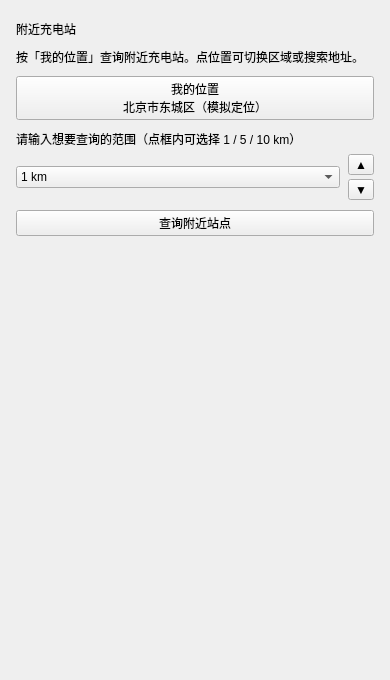
<?xml version="1.0" encoding="UTF-8"?>
<ui version="4.0">
 <class>HomePage</class>
 <widget class="QWidget" name="HomePage">
  <property name="geometry">
   <rect>
    <x>0</x>
    <y>0</y>
    <width>390</width>
    <height>680</height>
   </rect>
  </property>
  <layout class="QVBoxLayout" name="homeLayout">
   <property name="spacing">
    <number>10</number>
   </property>
   <property name="leftMargin">
    <number>16</number>
   </property>
   <property name="topMargin">
    <number>20</number>
   </property>
   <property name="rightMargin">
    <number>16</number>
   </property>
   <property name="bottomMargin">
    <number>12</number>
   </property>
   <item>
    <widget class="QLabel" name="titleLabel">
     <property name="text">
      <string>附近充电站</string>
     </property>
    </widget>
   </item>
   <item>
    <widget class="QLabel" name="descLabel">
     <property name="text">
      <string>按「我的位置」查询附近充电站。点位置可切换区域或搜索地址。</string>
     </property>
     <property name="wordWrap">
      <bool>true</bool>
     </property>
    </widget>
   </item>
   <item>
    <widget class="QPushButton" name="locationButton">
     <property name="cursor">
      <cursorShape>PointingHandCursor</cursorShape>
     </property>
     <property name="text">
      <string>我的位置
北京市东城区（模拟定位）</string>
     </property>
    </widget>
   </item>
   <item>
    <widget class="QWidget" name="radiusBox">
     <layout class="QVBoxLayout" name="radiusBoxLayout">
      <property name="spacing">
       <number>6</number>
      </property>
      <property name="leftMargin">
       <number>0</number>
      </property>
      <property name="topMargin">
       <number>0</number>
      </property>
      <property name="rightMargin">
       <number>0</number>
      </property>
      <property name="bottomMargin">
       <number>0</number>
      </property>
      <item>
       <widget class="QLabel" name="radiusHint">
        <property name="text">
         <string>请输入想要查询的范围（点框内可选择 1 / 5 / 10 km）</string>
        </property>
       </widget>
      </item>
      <item>
       <layout class="QHBoxLayout" name="radiusRow">
        <property name="spacing">
         <number>8</number>
        </property>
        <item>
         <widget class="QComboBox" name="radiusCombo">
          <property name="editable">
           <bool>false</bool>
          </property>
          <property name="insertPolicy">
           <enum>QComboBox::NoInsert</enum>
          </property>
          <item>
           <property name="text">
            <string>1 km</string>
           </property>
          </item>
          <item>
           <property name="text">
            <string>5 km</string>
           </property>
          </item>
          <item>
           <property name="text">
            <string>10 km</string>
           </property>
          </item>
          <item>
           <property name="text">
            <string>20 km</string>
           </property>
          </item>
          <item>
           <property name="text">
            <string>30 km</string>
           </property>
          </item>
          <item>
           <property name="text">
            <string>50 km</string>
           </property>
          </item>
          <item>
           <property name="text">
            <string>70 km</string>
           </property>
          </item>
          <item>
           <property name="text">
            <string>100 km</string>
           </property>
          </item>
         </widget>
        </item>
        <item>
         <layout class="QVBoxLayout" name="radiusStepLayout">
          <property name="spacing">
           <number>4</number>
          </property>
          <item>
           <widget class="QToolButton" name="radiusUp">
            <property name="text">
             <string>▲</string>
            </property>
            <property name="autoRepeat">
             <bool>true</bool>
            </property>
           </widget>
          </item>
          <item>
           <widget class="QToolButton" name="radiusDown">
            <property name="text">
             <string>▼</string>
            </property>
            <property name="autoRepeat">
             <bool>true</bool>
            </property>
           </widget>
          </item>
         </layout>
        </item>
       </layout>
      </item>
     </layout>
    </widget>
   </item>
   <item>
    <widget class="QPushButton" name="queryButton">
     <property name="cursor">
      <cursorShape>PointingHandCursor</cursorShape>
     </property>
     <property name="text">
      <string>查询附近站点</string>
     </property>
    </widget>
   </item>
   <item>
    <widget class="QLabel" name="hintLabel">
     <property name="text">
      <string/>
     </property>
     <property name="wordWrap">
      <bool>true</bool>
     </property>
    </widget>
   </item>
   <item>
    <widget class="QScrollArea" name="stationScroll">
     <property name="frameShape">
      <enum>QFrame::NoFrame</enum>
     </property>
     <property name="widgetResizable">
      <bool>true</bool>
     </property>
     <widget class="QWidget" name="stationListHost">
      <property name="geometry">
       <rect>
        <x>0</x>
        <y>0</y>
        <width>350</width>
        <height>200</height>
       </rect>
      </property>
      <layout class="QVBoxLayout" name="stationListLayout">
       <property name="leftMargin">
        <number>0</number>
       </property>
       <property name="topMargin">
        <number>0</number>
       </property>
       <property name="rightMargin">
        <number>0</number>
       </property>
       <property name="bottomMargin">
        <number>0</number>
       </property>
       <item>
        <spacer name="stationListStretch">
         <property name="orientation">
          <enum>Qt::Vertical</enum>
         </property>
         <property name="sizeHint" stdset="0">
          <size>
           <width>20</width>
           <height>40</height>
          </size>
         </property>
        </spacer>
       </item>
      </layout>
     </widget>
    </widget>
   </item>
  </layout>
 </widget>
 <resources/>
 <connections/>
</ui>
